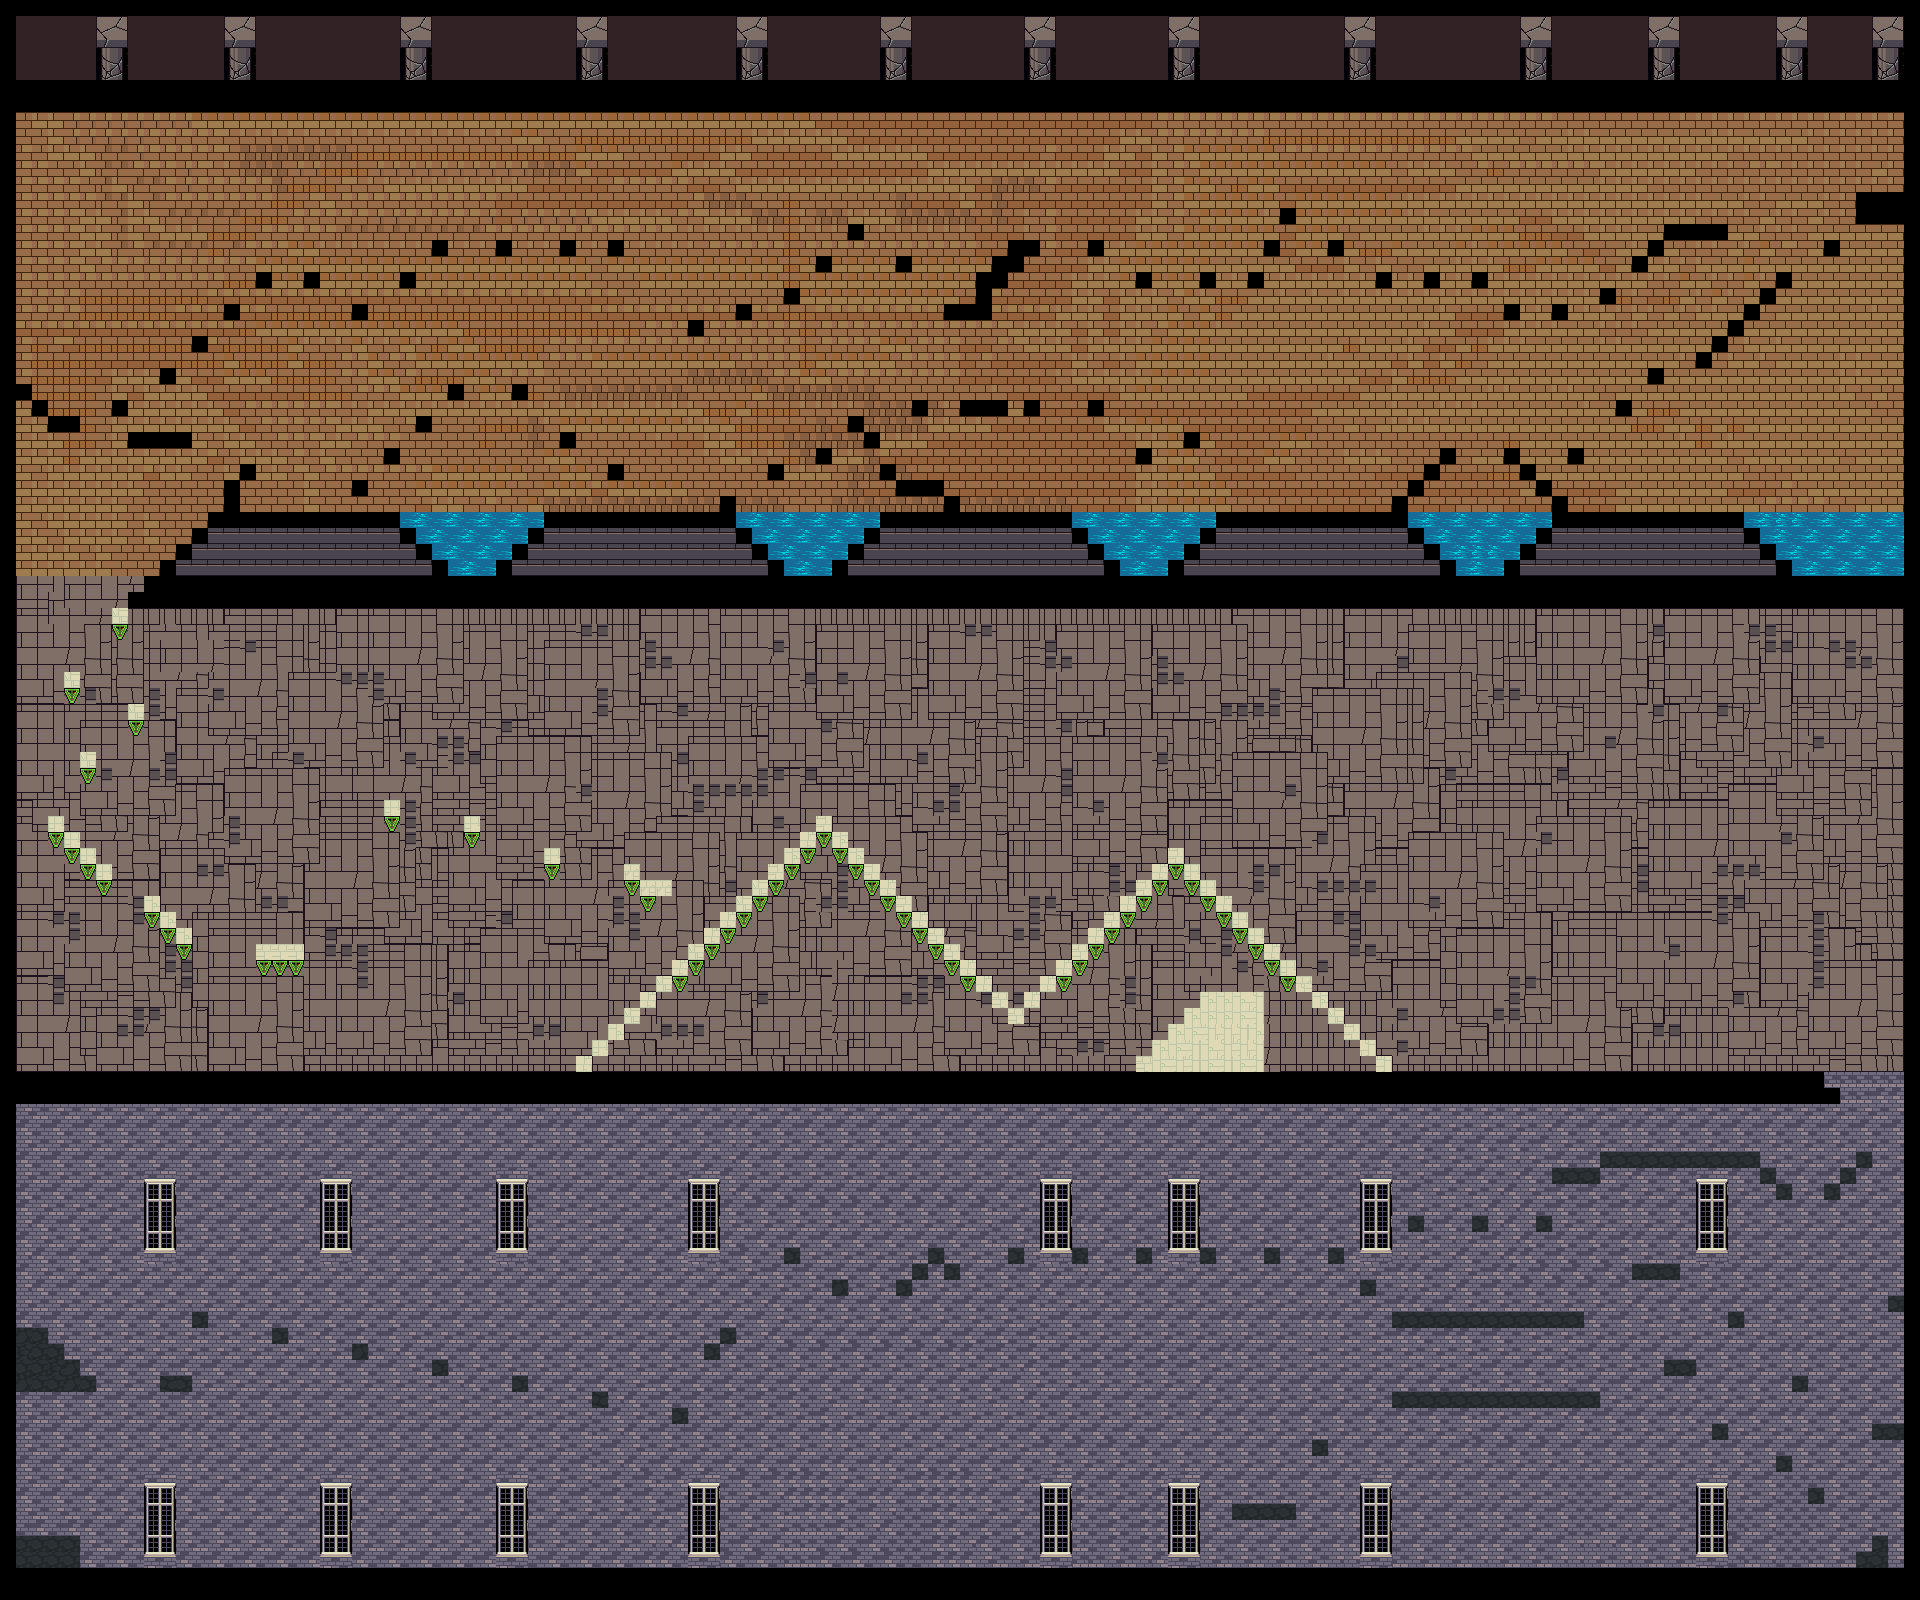

Below is a game level as drawn by its tile map, then a one-line description and the .tmx that defines it (tile-layer data replaced by summaries):
An orthogonal 120x100 tile map with 16x16 px tiles, 7 tile layers (backgroundUnten, background2Etage, desert, background3Etage, ...), 4 tilesets.

<map version="1.2" tiledversion="1.2.4" orientation="orthogonal" renderorder="right-down" width="120" height="100" tilewidth="16" tileheight="16" infinite="0" nextlayerid="10" nextobjectid="1">
 <tileset firstgid="1" name="tileCOLOR" tilewidth="16" tileheight="16" tilecount="25" columns="5">
  <image source="tileCOLOR.png" width="80" height="80" />
 </tileset>
 <tileset firstgid="26" name="tileSetRobbery" tilewidth="16" tileheight="16" tilecount="900" columns="30">
  <image source="tileSetRobbery.png" width="480" height="480" />
 </tileset>
 <tileset firstgid="926" name="terrain_atlas" tilewidth="16" tileheight="16" tilecount="4096" columns="64">
  <image source="terrain_atlas.png" width="1024" height="1024" />
 </tileset>
 <tileset firstgid="5022" name="base_out_atlas" tilewidth="16" tileheight="16" tilecount="4096" columns="64">
  <image source="base_out_atlas.png" width="1024" height="1024" />
 </tileset>
 <layer id="2" name="backgroundUnten" width="120" height="100">
  <data>[12000 cells, 3318 non-empty, 22 distinct tile ids]</data>
 </layer>
 <layer id="3" name="background2Etage" width="120" height="100">
  <data>[12000 cells, 3965 non-empty, 47 distinct tile ids]</data>
 </layer>
 <layer id="5" name="desert" width="120" height="100">
  <data>[12000 cells, 58 non-empty, 4 distinct tile ids]</data>
 </layer>
 <layer id="9" name="background3Etage" width="120" height="100">
  <data>[12000 cells, 3015 non-empty, 17 distinct tile ids]</data>
 </layer>
 <layer id="1" name="platforms" width="120" height="100">
  <properties>
   <property name="collides" type="bool" value="true" />
  </properties>
  <data>[12000 cells, 1435 non-empty, 1 distinct tile ids]</data>
 </layer>
 <layer id="8" name="platformUnten" width="120" height="100">
  <properties>
   <property name="collides" type="bool" value="true" />
  </properties>
  <data>[12000 cells, 113 non-empty, 11 distinct tile ids]</data>
 </layer>
 <layer id="7" name="pyramide" width="120" height="100">
  <properties>
   <property name="collides" type="bool" value="true" />
  </properties>
  <data>[12000 cells, 99 non-empty, 12 distinct tile ids]</data>
 </layer>
</map>